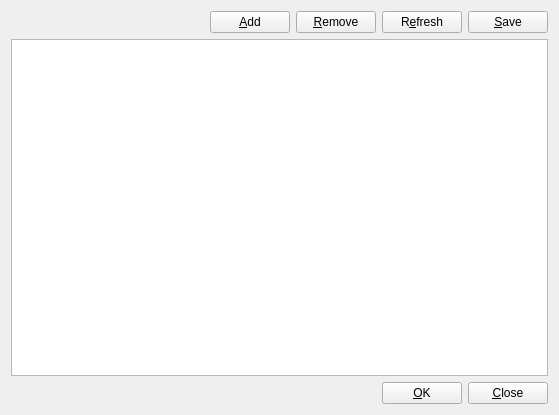
<?xml version="1.0" encoding="UTF-8"?>
<ui version="4.0">
 <class>ManageUI</class>
 <widget class="QWidget" name="ManageUI">
  <property name="geometry">
   <rect>
    <x>0</x>
    <y>0</y>
    <width>559</width>
    <height>415</height>
   </rect>
  </property>
  <property name="windowTitle">
   <string>Form</string>
  </property>
  <layout class="QVBoxLayout" name="verticalLayout_2">
   <item>
    <layout class="QVBoxLayout" name="verticalLayout">
     <item>
      <layout class="QHBoxLayout" name="horizontalLayout">
       <item>
        <spacer name="horizontalSpacer">
         <property name="orientation">
          <enum>Qt::Orientation::Horizontal</enum>
         </property>
         <property name="sizeHint" stdset="0">
          <size>
           <width>40</width>
           <height>20</height>
          </size>
         </property>
        </spacer>
       </item>
       <item>
        <widget class="QPushButton" name="addBtn">
         <property name="text">
          <string>&amp;Add</string>
         </property>
         <property name="icon">
          <iconset theme="list-add"/>
         </property>
        </widget>
       </item>
       <item>
        <widget class="QPushButton" name="removeBtn">
         <property name="text">
          <string>&amp;Remove</string>
         </property>
         <property name="icon">
          <iconset theme="list-remove"/>
         </property>
        </widget>
       </item>
       <item>
        <widget class="QPushButton" name="refreshBtn">
         <property name="text">
          <string>R&amp;efresh</string>
         </property>
         <property name="icon">
          <iconset theme="system-reboot"/>
         </property>
        </widget>
       </item>
       <item>
        <widget class="QPushButton" name="saveBtn">
         <property name="text">
          <string>&amp;Save</string>
         </property>
         <property name="icon">
          <iconset theme="document-save"/>
         </property>
        </widget>
       </item>
      </layout>
     </item>
     <item>
      <widget class="DhTableView" name="tableView">
       <property name="dragEnabled">
        <bool>true</bool>
       </property>
       <property name="dragDropMode">
        <enum>QAbstractItemView::DragDropMode::DragDrop</enum>
       </property>
       <property name="defaultDropAction">
        <enum>Qt::DropAction::MoveAction</enum>
       </property>
       <property name="selectionMode">
        <enum>QAbstractItemView::SelectionMode::ExtendedSelection</enum>
       </property>
       <property name="selectionBehavior">
        <enum>QAbstractItemView::SelectionBehavior::SelectRows</enum>
       </property>
      </widget>
     </item>
     <item>
      <layout class="QHBoxLayout" name="horizontalLayout_2">
       <item>
        <spacer name="horizontalSpacer_2">
         <property name="orientation">
          <enum>Qt::Orientation::Horizontal</enum>
         </property>
         <property name="sizeHint" stdset="0">
          <size>
           <width>40</width>
           <height>20</height>
          </size>
         </property>
        </spacer>
       </item>
       <item>
        <widget class="QPushButton" name="okBtn">
         <property name="text">
          <string>&amp;OK</string>
         </property>
         <property name="icon">
          <iconset theme="ok"/>
         </property>
        </widget>
       </item>
       <item>
        <widget class="QPushButton" name="closeBtn">
         <property name="text">
          <string>&amp;Close</string>
         </property>
        </widget>
       </item>
      </layout>
     </item>
    </layout>
   </item>
  </layout>
 </widget>
 <customwidgets>
  <customwidget>
   <class>DhTableView</class>
   <extends>QTableView</extends>
   <header>dhtableview.h</header>
  </customwidget>
 </customwidgets>
 <resources/>
 <connections/>
</ui>
